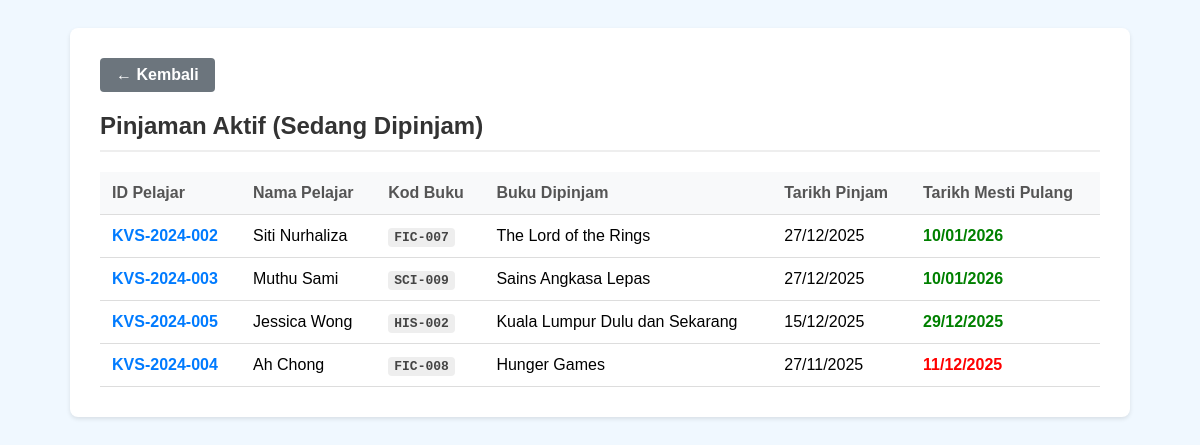
/stats_list.php?type=active, run on the app's committed database.
### tables this page shows
CREATE TABLE
  `transactions` (
    `trans_id` int (11) NOT NULL,
    `book_id` varchar(20) NOT NULL,
    `reader_id` int (11) NOT NULL,
    `borrow_date` datetime DEFAULT current_timestamp(),
    `due_date` date NOT NULL,
    `return_date` datetime DEFAULT NULL
  );

CREATE TABLE
  `readers` (
    `reader_id` int (11) NOT NULL,
    `student_id` varchar(20) NOT NULL,
    `full_name` varchar(100) NOT NULL,
    `created_at` timestamp NOT NULL DEFAULT current_timestamp()
  );

CREATE TABLE
  `books` (
    `book_id` varchar(20) NOT NULL,
    `title` varchar(255) NOT NULL,
    `category_code` varchar(5) NOT NULL,
    `shelf_location` varchar(50) DEFAULT NULL,
    `is_available` tinyint (1) DEFAULT 1,
    `created_at` timestamp NOT NULL DEFAULT current_timestamp()
  );

### stats_list.php (the view, shortened to what this page needs)
<?php
require 'db.php';
$type = isset($_GET['type']) ? $_GET['type'] : '';
$page_title = "Senarai Transaksi";
$results = [];
switch ($type) {
    case 'active':
        $page_title = "Pinjaman Aktif (Sedang Dipinjam)";
        $sql = "SELECT t.*, r.full_name, r.student_id, b.title, b.book_id FROM transactions t JOIN readers r ON t.reader_id = r.reader_id JOIN books b ON t.book_id = b.book_id WHERE t.return_date IS NULL ORDER BY t.borrow_date DESC";
        $results = $conn->query($sql)->fetchAll(PDO::FETCH_ASSOC);
        break;
}
?>
<!DOCTYPE html>
<html lang="en">
<head>
</head>
<body>
    <div class="container">
        <a href="index.php" class="btn-back">← Kembali</a>
        <h2><?php echo htmlspecialchars($page_title); ?></h2>
        <?php if (count($results) > 0): ?>
            <table>
                <?php if ($type == 'top_students'): ?>
                    <thead>
                        <tr>
                            <th>Kedudukan</th>
                            <th>ID Pelajar</th>
                            <th>Nama Pelajar</th>
                            <th>Jumlah Buku Dipinjam</th>
                        </tr>
                    </thead>
                    <tbody>
                        <?php $rank = 1;
                        foreach ($results as $row): ?>
                            <tr>
                                <td><span class="rank">#<?php echo $rank++; ?></span></td>
                                <td><b><?php echo htmlspecialchars($row['student_id']); ?></b></td>
                                <td><?php echo htmlspecialchars($row['full_name']); ?></td>
                                <td><?php echo htmlspecialchars($row['total_loans']); ?> Buku</td>
                            </tr>
                        <?php endforeach; ?>
                    </tbody>
                <?php else: ?>
                    <thead>
                        <tr>
                            <th>ID Pelajar</th>
                            <th>Nama Pelajar</th>
                            <th>Kod Buku</th>
                            <th>Buku Dipinjam</th>
                            <th>Tarikh Pinjam</th>
                            <th>Tarikh Mesti Pulang</th>
                        </tr>
                    </thead>
                    <tbody>
                        <?php foreach ($results as $row):
                            $due = strtotime($row['due_date']);
                            $is_overdue = $due < time() && $row['return_date'] == NULL;
                        ?>
                            <tr>
                                <td style="font-weight:bold; color:#007bff;"><?php echo htmlspecialchars($row['student_id']); ?></td>
                                <td><?php echo htmlspecialchars($row['full_name']); ?></td>
                                <td><span class="book-code"><?php echo htmlspecialchars($row['book_id']); ?></span></td>
                                <td><?php echo htmlspecialchars($row['title']); ?></td>
                                <td><?php echo date('d/m/Y', strtotime($row['borrow_date'])); ?></td>
                                <td class="<?php echo $is_overdue ? 'date-red' : 'date-green'; ?>"><?php echo date('d/m/Y', strtotime($row['due_date'])); ?></td>
                            </tr>
                        <?php endforeach; ?>
                    </tbody>
                <?php endif; ?>
            </table>
        <?php else: ?>
            <p style="text-align:center; color:#777; margin-top:30px;">Tiada rekod dijumpai.</p>
        <?php endif; ?>
    </div>
</body>
</html>

### stats_list.php (style rules this page uses)
body { font-family: sans-serif; background-color: #f0f8ff; padding: 20px; }
.container { max-width: 1000px; margin: 0 auto; background: white; padding: 30px; border-radius: 8px; box-shadow: 0 2px 4px rgba(0, 0, 0, 0.1); }
h2 { margin-top: 0; color: #333; border-bottom: 2px solid #eee; padding-bottom: 10px; }
.btn-back { display: inline-block; text-decoration: none; background-color: #6c757d; color: white; padding: 8px 16px; border-radius: 4px; font-weight: bold; margin-bottom: 20px; }
table { width: 100%; border-collapse: collapse; margin-top: 20px; }
th, td { padding: 12px; text-align: left; border-bottom: 1px solid #ddd; }
th { background-color: #f8f9fa; font-weight: bold; color: #555; }
.date-red { color: red; font-weight: bold; }
.date-green { color: green; font-weight: bold; }
.book-code { font-family: monospace; font-weight: bold; color: #444; background: #eee; padding: 2px 6px; border-radius: 4px; }

### data on the page
transactions: reader.student_id "KVS-2024-002", reader.full_name "Siti Nurhaliza", book.book_id "FIC-007", book.title "The Lord of the Rings", borrow_date "27/12/2025", due_date "10/01/2026"
transactions: reader.student_id "KVS-2024-003", reader.full_name "Muthu Sami", book.book_id "SCI-009", book.title "Sains Angkasa Lepas", borrow_date "27/12/2025", due_date "10/01/2026"
transactions: reader.student_id "KVS-2024-005", reader.full_name "Jessica Wong", book.book_id "HIS-002", book.title "Kuala Lumpur Dulu dan Sekarang", borrow_date "15/12/2025", due_date "29/12/2025"
transactions: reader.student_id "KVS-2024-004", reader.full_name "Ah Chong", book.book_id "FIC-008", book.title "Hunger Games", borrow_date "27/11/2025", due_date "11/12/2025"

### other printed values
$page_title "Pinjaman Aktif (Sedang Dipinjam)"
